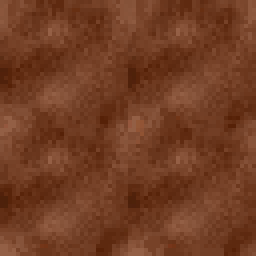
#> input picture tools/assets/pixellab_raw/connected/rusted_plate_3_mosaic.png, 64 x 64 px, given in place of rusted_plate_3_mosaic.png.png, which was not available (shown 4 times larger)
$ python make_seamless.py pixellab_raw/connected/rusted_plate_3_mosaic.png
#> lines starting #> are read from the running program, lines starting #| are printed output that depends on the picture
"""Make generated block textures tile without a visible grid (2026-11-05, after the PixelLab batch).

Generated swatches tend to have a vignette (brighter centre, darker edges) and edges that do not match, so a
wall or a road showed a checkerboard. For each texture:
  1. flatten: divide out the large-scale brightness (a wrapped Gaussian blur of the luminance), keeping the mean;
  2. seams: blend with a copy shifted by half a tile, using the shifted copy near the borders (its borders are
     the original's interior, continuous across the wrap) and the original in the middle.
Patterned materials (bricks, tiles, planks, ridges) get a lighter seam blend so their pattern stays crisp.

    python -I tools/assets/make_seamless.py name [name ...]
"""
import os
import sys

import numpy as np
from PIL import Image, PngImagePlugin
from scipy.ndimage import gaussian_filter

BLOCK = os.path.join(os.path.dirname(__file__), "..", "..", "src", "main", "resources", "assets", "interstice", "textures", "block")
PATTERNED = {"grimy_brick", "floorboards", "corrugated_metal", "container_red", "container_teal", "clinic_tile",
             "stained_tile", "sidewalk", "hazard_stripe", "steel_beam", "oxidized_plate", "asphalt_line"}


def seamless(rgb, width):
    h, w, _ = rgb.shape
    rolled = np.roll(rgb, (h // 2, w // 2), axis=(0, 1))
    yy, xx = np.mgrid[0:h, 0:w]
    d = np.minimum(np.minimum(xx, w - 1 - xx), np.minimum(yy, h - 1 - yy)).astype(float)
    wgt = np.clip(1 - d / width, 0, 1) ** 1.5
    return rgb * (1 - wgt[..., None]) + rolled * wgt[..., None]


def process(name):
    p = os.path.join(BLOCK, name + ".png")
    img = Image.open(p)
    info_txt = img.info.get("interstice", "")
    a = np.asarray(img.convert("RGBA")).astype(float)
    rgb, alpha = a[..., :3], a[..., 3]
    lum = rgb.mean(axis=2)
    low = gaussian_filter(lum, sigma=7, mode="wrap")
    k = 0.9 if name not in PATTERNED else 0.75
    gain = (lum.mean() / np.maximum(low, 1)) ** k
    rgb = rgb * gain[..., None]
    if name == "asphalt_line":   # keep the line where it is: only flatten, blend the top and bottom edges
        h = rgb.shape[0]
        rolled = np.roll(rgb, h // 2, axis=0)
        yy = np.arange(h)[:, None]
        d = np.minimum(yy, h - 1 - yy).astype(float)
        wgt = np.clip(1 - d / 6, 0, 1) ** 1.5
        rgb = rgb * (1 - wgt[..., None]) + rolled * wgt[..., None]
    else:
        rgb = seamless(rgb, 5 if name in PATTERNED else 9)
    out = np.dstack([np.clip(rgb, 0, 255), alpha]).astype(np.uint8)
    info = PngImagePlugin.PngInfo()
    info.add_text("interstice", (info_txt or "PixelLab generation") + "; made seamless (tools/assets/make_seamless.py)")
    Image.fromarray(out, "RGBA").save(p, pnginfo=info)


def seam_score(name):
    a = np.asarray(Image.open(os.path.join(BLOCK, name + ".png")).convert("RGB")).astype(float)
    edge = (np.abs(a[:, 0] - a[:, -1]).mean() + np.abs(a[0] - a[-1]).mean()) / 2
    inner = (np.abs(np.diff(a, axis=1)).mean() + np.abs(np.diff(a, axis=0)).mean()) / 2
    lum = a.mean(axis=2)
    h = lum.shape[0]
    vign = lum[h // 4:3 * h // 4, h // 4:3 * h // 4].mean() - np.concatenate([lum[:3].ravel(), lum[-3:].ravel(), lum[:, :3].ravel(), lum[:, -3:].ravel()]).mean()
    return edge / max(inner, 1e-6), vign


if __name__ == "__main__":
    for n in sys.argv[1:]:
        before = seam_score(n)
#> in seam_score, `edge = (np.abs(a[:, 0] - a[:, -1]).mean() + np.abs(a[0] - a[-1]).mean(..`: edge = 12.5
#> in seam_score, `inner = (np.abs(np.diff(a, axis=1)).mean() + np.abs(np.diff(a, axis=0)..`: inner = 6.31
#> in seam_score, `lum = a.mean(axis=2)`:
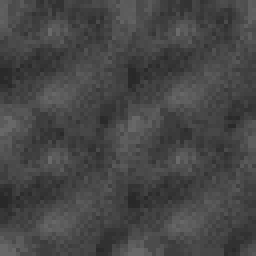
#> lum: shape (64, 64) float64 (shown 4 times larger); min 40, max 105, mean 70.3
#> in seam_score, `vign = lum[h // 4:3 * h // 4, h // 4:3 * h // 4].mean() - np.concatena..`: vign = -2.14
#> before = (1.98, -2.14)
        process(n)
#> in process, img is the input picture: PIL image 64x64 RGBA; mean R, G, B, A 113.7, 61.5, 35.8, 255
#> in process, `info_txt = img.info.get("interstice", "")`: info_txt = ''
#> in process, `rgb, alpha = a[..., :3], a[..., 3]`: alpha: shape (64, 64) float64; every value is 255
#> in process, `low = gaussian_filter(lum, sigma=7, mode="wrap")`:
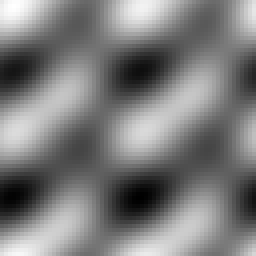
#> low: shape (64, 64) float64 (shown 4 times larger); min 67.18, max 73.63, mean 70.3; drawn with min black and max white
#> in process, `gain = (lum.mean() / np.maximum(low, 1)) ** k`:
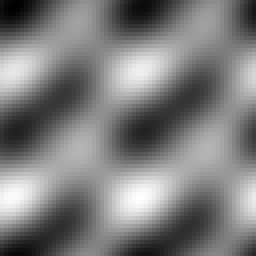
#> gain: shape (64, 64) float64 (shown 4 times larger); min 0.96, max 1.04, mean 1; drawn with min black and max white
#> in seamless, `d = np.minimum(np.minimum(xx, w - 1 - xx), np.minimum(yy, h - 1 - yy))..`:
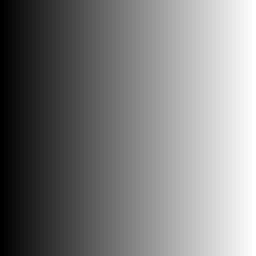
#> xx: shape (64, 64) int64 (shown 4 times larger); min 0, max 63, mean 31.5; drawn with min black and max white
#> in seamless, `d = np.minimum(np.minimum(xx, w - 1 - xx), np.minimum(yy, h - 1 - yy))..`:
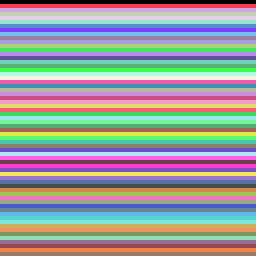
#> yy: shape (64, 64) int64 (shown 4 times larger); 64 distinct labels, from 0 to 63; one colour per label, 0 black
        after = seam_score(n)
#> after = (1.53, -0.89)
        print(f"{n:18s} seam ratio {before[0]:.2f} -> {after[0]:.2f}   vignette {before[1]:+.1f} -> {after[1]:+.1f}")
#| pixellab_raw/connected/rusted_plate_3_mosaic.png seam ratio 1.98 -> 1.53   vignette -2.1 -> -0.9

$ run again, on tools/assets/pixellab_raw/connected/rusted_plate_mosaic.png
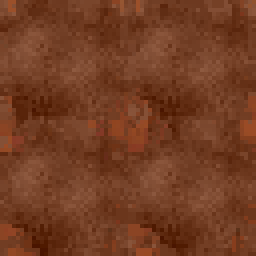
#> input picture tools/assets/pixellab_raw/connected/rusted_plate_mosaic.png, 64 x 64 px, given in place of rusted_plate_mosaic.png.png, which was not available (shown 4 times larger)
#> edge = 9.97
#> inner = 6.98
#> vign = -0.544
#> before = (1.43, -0.544)
#> in process, img is the input picture: PIL image 64x64 RGBA; mean R, G, B, A 114.5, 61, 35, 255
#> info_txt = ''
#> alpha: shape (64, 64) float64; every value is 255
#> in process, `gain = (lum.mean() / np.maximum(low, 1)) ** k`:
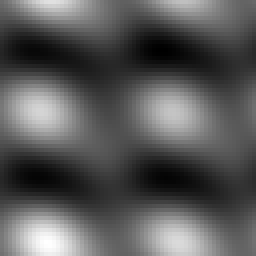
#> gain: shape (64, 64) float64 (shown 4 times larger); min 0.961, max 1.07, mean 1; drawn with min black and max white
#> yy: shape (64, 64) int64; 64 distinct labels, from 0 to 63
#> edge = 7.29
#> inner = 6.79
#> in seam_score (call 2), `lum = a.mean(axis=2)`:
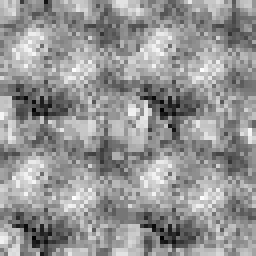
#> lum: shape (64, 64) float64 (shown 4 times larger); min 32.67, max 96, mean 69.7; drawn with min black and max white
#> vign = -2.16
#> after = (1.07, -2.16)
#| pixellab_raw/connected/rusted_plate_mosaic.png seam ratio 1.43 -> 1.07   vignette -0.5 -> -2.2
